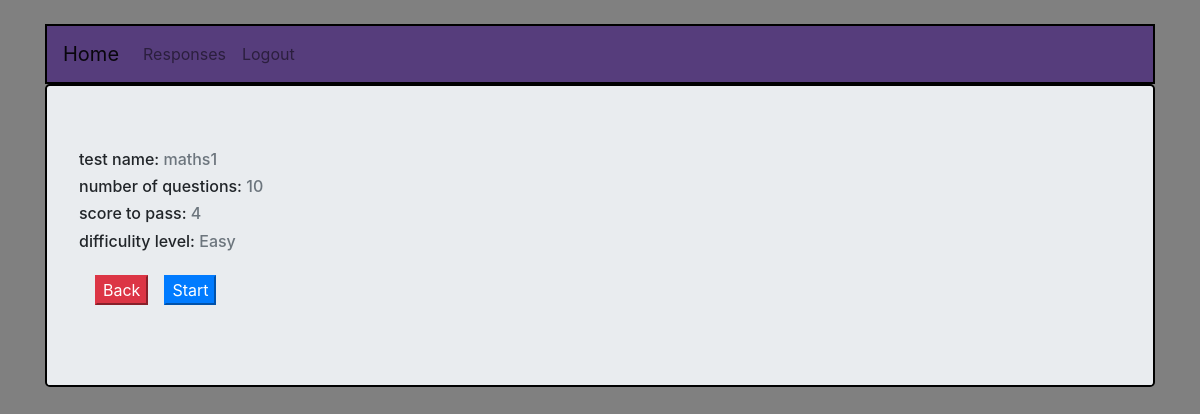
Screenshot of /school/set1 (signed in) with the database file from the repository.
### testapp/models.py (models this page shows, shortened)
class Quiz(models.Model):
    name=models.CharField(max_length=50)
    number_of_questions=models.IntegerField()
    score_to_pass=models.IntegerField()
    difficulity=models.CharField(max_length=10)
    class Meta:
        verbose_name_plural="Quizzes"

### testapp/views.py (the view)
# urls.py: path('set<int:pk>',views.Details.as_view(),name="test_details"),
class Details(LoginRequiredMixin ,DetailView):
    global questionno
    questionno=0
    context_object_name='test_details'
    model=Quiz
    template_name='testapp/test_details.html'

### testapp/templates/testapp/test_details.html
{% extends 'base.html'%}
{% block body %}
    <h6>test name:
        <span class="text-secondary">
            {{ test_details.name }}
        </span>
    </h6>
    <h6>number of questions:
        <span class="text-secondary">
            {{ test_details.number_of_questions }}
        </span>
    </h6>
    <h6>score to pass:
        <span class="text-secondary">
            {{ test_details.score_to_pass }}
        </span>
    </h6>
    <h6>difficulity level:
        <span class="text-secondary">
            {{ test_details.difficulity }}
        </span>
    </h6>
    <div class="d-flex p-2">
        <div class="p-2 lg-6">
            <a href="{% url 'testapp:home'%}">
                <button class="btn-danger">Back</button>
            </a>
        </div>
        <div class="p-2 lg-6">
            <a href="quiz{{test_details.id}}">
                <button class="btn-primary">Start</button>
            </a>
        </div>
    </div>
{% endblock %}

### static/css/basenew.css (style rules this page uses)
.homeback { background-color: grey; }

### rows the page displays
Quiz: name "maths1", number_of_questions "10", score_to_pass "4", difficulity "Easy"
